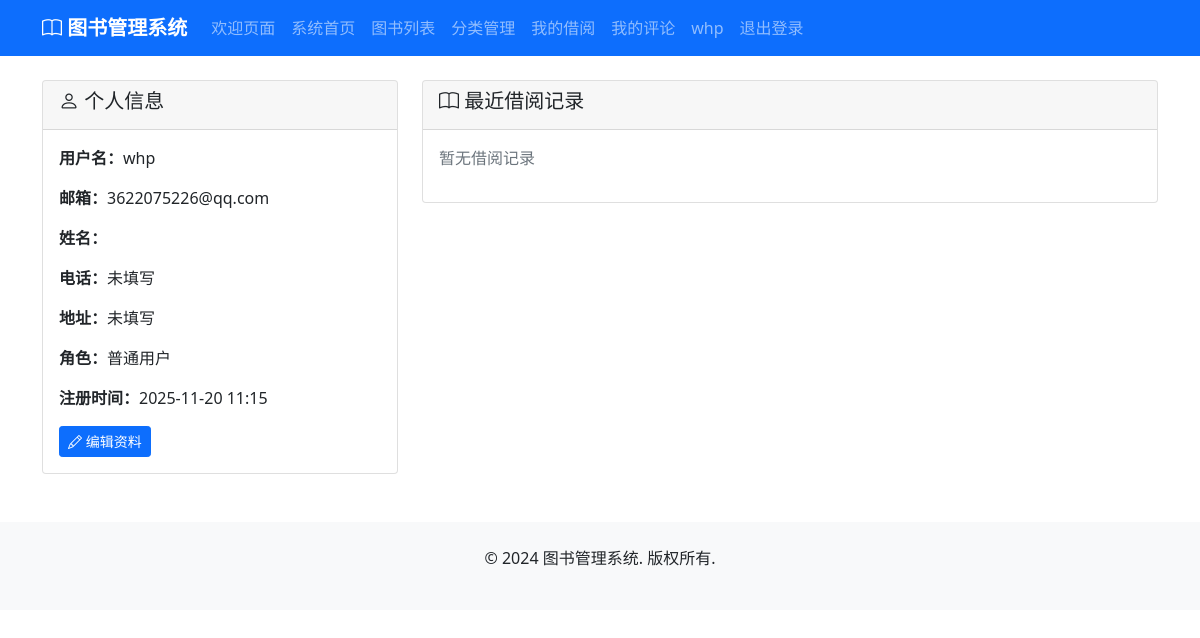
Page /accounts/profile/ (signed in) on the earlier database version.
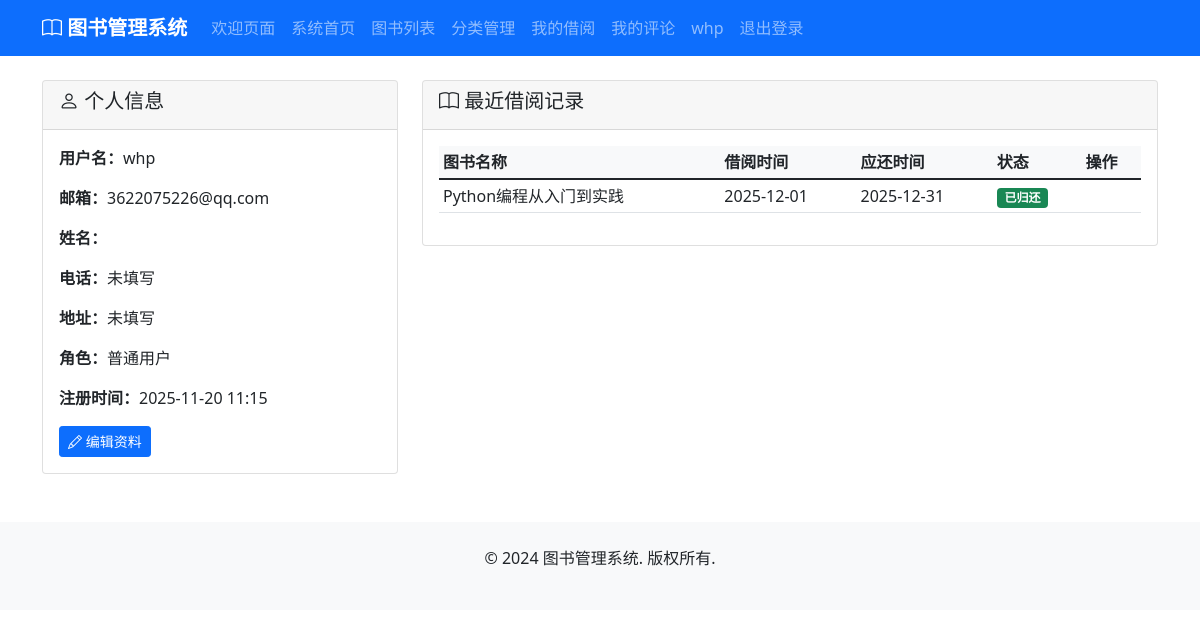
Same page on the later database version.
### borrowing/models.py (models this page shows, shortened)
class BorrowRecord(models.Model):
    STATUS_CHOICES = [
        ('borrowed', '借阅中'),
        ('returned', '已归还'),
        ('overdue', '逾期'),
    ]
    user = models.ForeignKey(User, on_delete=models.CASCADE, verbose_name='借阅用户')
    book = models.ForeignKey(Book, on_delete=models.CASCADE, verbose_name='借阅图书')
    borrow_date = models.DateTimeField(auto_now_add=True, verbose_name='借阅时间')
    due_date = models.DateTimeField(verbose_name='应还时间')
    return_date = models.DateTimeField(null=True, blank=True, verbose_name='归还时间')
    status = models.CharField(max_length=20, choices=STATUS_CHOICES, default='borrowed', verbose_name='状态')
    notes = models.TextField(blank=True, null=True, verbose_name='备注')
    created_at = models.DateTimeField(auto_now_add=True, verbose_name='创建时间')
    updated_at = models.DateTimeField(auto_now=True, verbose_name='更新时间')
    class Meta:
        verbose_name = '借阅记录'
        verbose_name_plural = '借阅记录'
        ordering = ['-borrow_date']
    @property
    def is_overdue(self):
        from django.utils import timezone
        return self.status == 'borrowed' and timezone.now() > self.due_date

### books/models.py (models this page shows, shortened)
class Book(models.Model):
    STATUS_CHOICES = [
        ('available', '可借阅'),
        ('borrowed', '已借出'),
        ('maintenance', '维护中'),
        ('lost', '丢失'),
    ]
    title = models.CharField(max_length=200, verbose_name='书名')
    author = models.CharField(max_length=100, verbose_name='作者')
    isbn = models.CharField(max_length=20, unique=True, verbose_name='ISBN')
    publisher = models.CharField(max_length=100, blank=True, null=True, verbose_name='出版社')
    publication_date = models.DateField(blank=True, null=True, verbose_name='出版日期')
    category = models.ForeignKey(Category, on_delete=models.SET_NULL, null=True, verbose_name='分类')
    description = models.TextField(blank=True, null=True, verbose_name='描述')
    cover_image = models.ImageField(upload_to='book_covers/', blank=True, null=True, verbose_name='封面图片')
    total_copies = models.PositiveIntegerField(default=1, verbose_name='总册数')
    available_copies = models.PositiveIntegerField(default=1, verbose_name='可借册数')
    location = models.CharField(max_length=50, blank=True, null=True, verbose_name='书架位置')
    status = models.CharField(max_length=20, choices=STATUS_CHOICES, default='available', verbose_name='状态')
    created_at = models.DateTimeField(auto_now_add=True, verbose_name='创建时间')
    updated_at = models.DateTimeField(auto_now=True, verbose_name='更新时间')
    class Meta:
        verbose_name = '图书'
        verbose_name_plural = '图书'

### accounts/views.py (the view)
# urls.py: path('profile/', views.profile, name='profile'),
@login_required
def profile(request):
    borrow_records = BorrowRecord.objects.filter(user=request.user).order_by('-borrow_date')[:10]
    return render(request, 'accounts/profile.html', {
        'borrow_records': borrow_records
    })

### accounts/models.py (called while the page is built)
    @property
    def is_admin(self):
        return self.role == 'admin'

### templates/accounts/profile.html (shortened to what this page needs)
{% extends 'base.html' %}
{% block content %}
<div class="row">
    <div class="col-md-4">
        <div class="card">
            <div class="card-header">
                <h5><i class="bi bi-person"></i> 个人信息</h5>
            </div>
            <div class="card-body">
                <p><strong>用户名：</strong>{{ user.username }}</p>
                <p><strong>邮箱：</strong>{{ user.email }}</p>
                <p><strong>姓名：</strong>{{ user.first_name }}{{ user.last_name }}</p>
                <p><strong>电话：</strong>{{ user.phone|default:"未填写" }}</p>
                <p><strong>地址：</strong>{{ user.address|default:"未填写" }}</p>
                <p><strong>角色：</strong>{{ user.get_role_display }}</p>
                <p><strong>注册时间：</strong>{{ user.date_joined|date:"Y-m-d H:i" }}</p>
                <a href="{% url 'accounts:edit_profile' %}" class="btn btn-primary btn-sm">
                    <i class="bi bi-pencil"></i> 编辑资料
                </a>
            </div>
        </div>
    </div>
    <div class="col-md-8">
        <div class="card">
            <div class="card-header">
                <h5><i class="bi bi-book"></i> 最近借阅记录</h5>
            </div>
            <div class="card-body">
                {% if borrow_records %}
                    <div class="table-responsive">
                        <table class="table table-sm">
                            <thead>
                                <tr>
                                    <th>图书名称</th>
                                    <th>借阅时间</th>
                                    <th>应还时间</th>
                                    <th>状态</th>
                                    <th>操作</th>
                                </tr>
                            </thead>
                            <tbody>
                                {% for record in borrow_records %}
                                    <tr>
                                        <td>{{ record.book.title }}</td>
                                        <td>{{ record.borrow_date|date:"Y-m-d" }}</td>
                                        <td>{{ record.due_date|date:"Y-m-d" }}</td>
                                        <td>
                                            <span class="badge
                                                {% if record.status == 'returned' %}bg-success
                                                {% elif record.is_overdue %}bg-danger
                                                {% else %}bg-primary{% endif %}">
                                                {{ record.get_status_display }}
                                            </span>
                                        </td>
                                        <td>
                                        </td>
                                    </tr>
                                {% endfor %}
                            </tbody>
                        </table>
                    </div>
                {% else %}
                    <p class="text-muted">暂无借阅记录</p>
                {% endif %}
            </div>
        </div>
    </div>
</div>
{% endblock %}

Differences in the rows shown:
added BorrowRecord: book "Python编程从入门到实践", borrow_date "2025-12-01", due_date "2025-12-31", status "已归还"
Other differences:
text no longer shown: "暂无借阅记录"
text now shown: "图书名称 借阅时间 应还时间 状态 操作"
